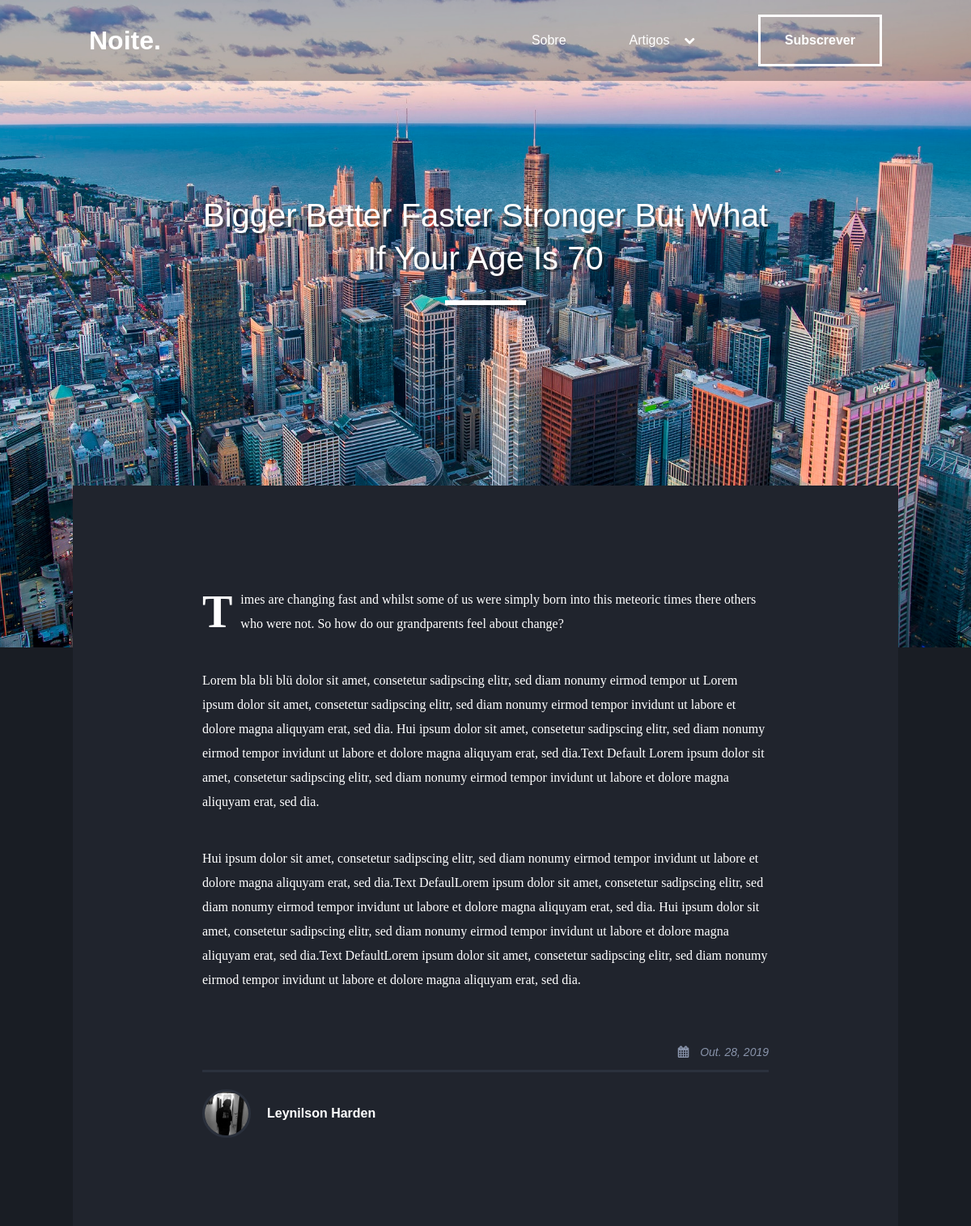
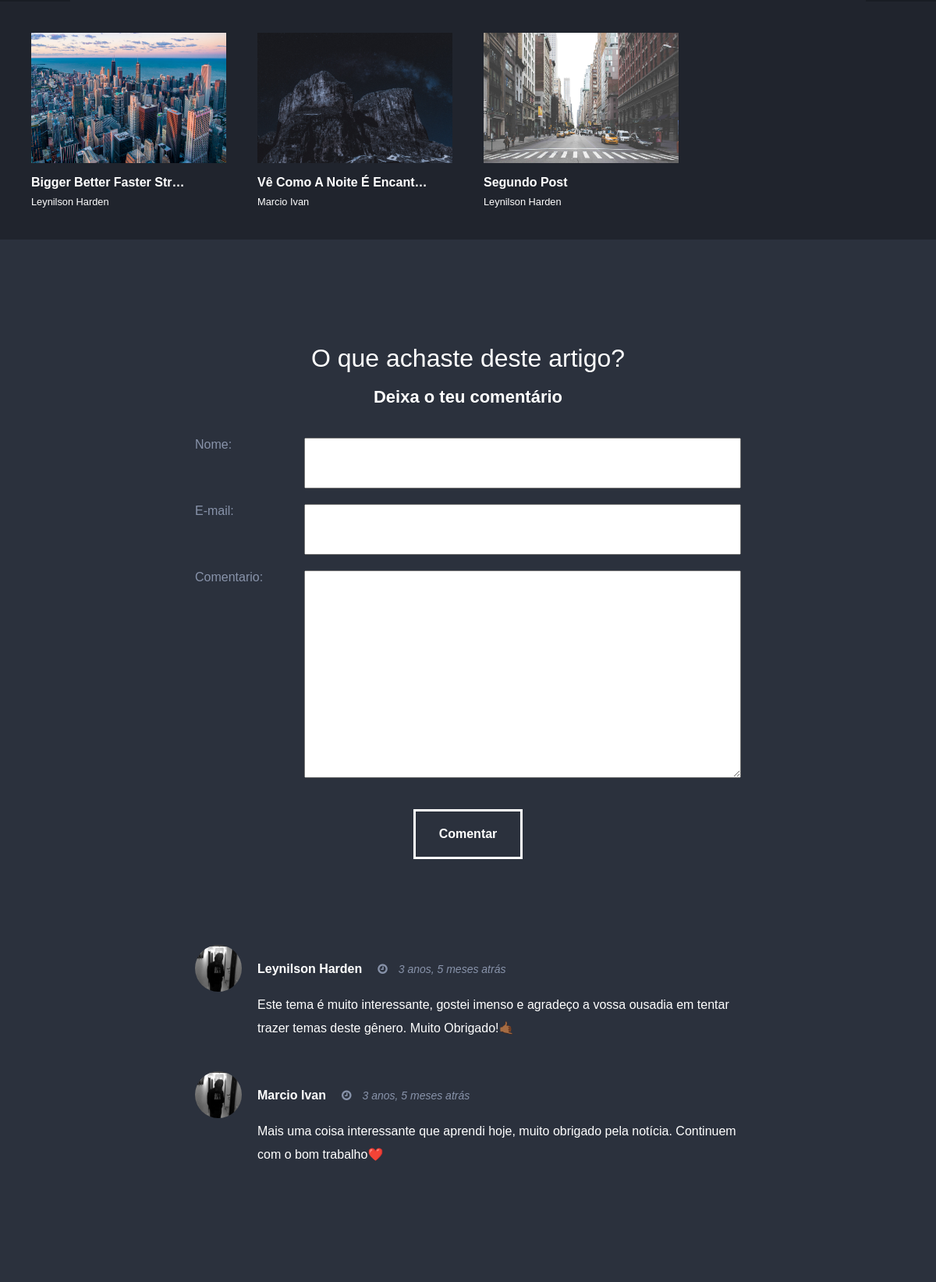
Page /bigger-better-faster-stronger-what-if-your-age-70/ (upper part) on the committed database (2 pictures, top to bottom).
### blog/models.py (models this page shows, shortened)
class Publicacao(models.Model):
    autor = models.ForeignKey(
        User,
        on_delete=models.CASCADE,
        related_name='publicacoes'
    )
    tag = models.ManyToManyField(
        'blog.Tag',
        related_name='publicacoes'
    )
    categoria = models.ForeignKey(Categoria, on_delete=models.CASCADE)
    imagem = models.ImageField(upload_to='images/')
    slug = models.SlugField(max_length=200, unique=True)
    titulo = models.CharField(max_length=200, unique=True)
    conteudo = models.TextField()
    condicao = models.IntegerField('Condição', choices=CONDICAO, default=0)
    criado_em = models.DateTimeField('Data de criação', auto_now_add=True)
    modificado_em = models.DateTimeField('Ultima alteração', auto_now=True)
    def get_tags(self):
        return list(self.tag.all())
    class Meta:
        ordering = ['-criado_em']

class Comentario(models.Model):
    publicacao = models.ForeignKey(
        "blog.publicacao",
        on_delete=models.CASCADE,
        related_name='comentarios'
    )
    nome = models.CharField(max_length=80)
    email = models.EmailField()
    conteudo = models.TextField()
    criado_em = models.DateTimeField(auto_now_add=True)
    activo = models.BooleanField(default=False)
    class Meta:
        ordering = ['criado_em']

### blog/views.py (the view)
# urls.py: path('<slug:slug>/', Ver_publicacao, name='ver-publicacao' ),
def Ver_publicacao(request, slug):
    template_name = 'blog/ver_publicacao.html'
    publicacao = get_object_or_404(Publicacao, slug=slug)
    publicacoes = Publicacao.objects.filter(
        condicao=1,
        categoria=publicacao.categoria
    ).order_by('-criado_em')[:5]
    categorias = Categoria.objects.all()
    comentarios = publicacao.comentarios.filter(activo=True)
    novo_comentario = None
    if request.method == 'POST':
        comentario_form = ComentarioForm(data=request.POST)
        form = SubscreverForm(request.POST)
        if form.is_valid():
            form.save()
        if comentario_form.is_valid():
            novo_comentario = comentario_form.save(commit=False)
            novo_comentario.publicacao = publicacao
            novo_comentario.save()
    else:
        comentario_form = ComentarioForm()
    return render(request, template_name, {
        'publicacoes': publicacoes,
        'categorias': categorias,
        'publicacao': publicacao,
        'comentarios': comentarios,
        'novo_comentario': novo_comentario,
        'comentario_form': comentario_form,
        'subscrever_form': SubscreverForm(),
    })

### blog/forms.py
class ComentarioForm(forms.ModelForm):
    class Meta:
        model = Comentario
        fields = ('nome', 'email', 'conteudo')
        labels = {
            'conteudo': _('Comentario'),
            'email': _('E-mail'),
        }

class SubscreverForm(forms.ModelForm):
    class Meta:
        model = ViwerEmail
        fields = ('email',)
        labels = {
            'email': _('E-mail'),
        }

### blog/templates/blog/ver_publicacao.html (shortened to what this page needs)
{% extends "base.html" %}
{% load static %}
{% block css_js %}
  {{ block.super }}
{% endblock css_js %}
{% block header %}
<header style="background-image:url('{% static publicacao.imagem.name %}');">
  {% include "navbar.html" %}
  <div id="big-title">
    <h1 class="activador">{{ publicacao.titulo|title }} <hr> </h1>
  </div>
</header>
{% endblock header %}
{% block content %}
<div class="linha">
  <div class="blog twelve coluna">
    <div class="texto">
      <div class="publicacao-conteudo">
        {{ publicacao.conteudo|safe }}
      </div>
      <div class="time" style="text-align:right;">
        <i class="fa fa-calendar"></i>
        <span> {{ publicacao.criado_em|date }} </span>
      </div>
      <hr>
      <div class="autor">
        <img src=" {% static 'img/leyni.png' %} " alt="leynilson">
        <h4> {{ publicacao.autor.get_full_name }} </h4>
      </div>
    </div>
  </div>
</div>
<div class="linha total">
  <div class="twelve colunas artigos-bottom">
    {% for publicacao in publicacoes  %}
    <div class=" colunas">
      <div class="artigo">
        <div class="artigo-header">
          <a href="{% url 'ver-publicacao' publicacao.slug  %}">
            <img src="{% static publicacao.imagem.name %}" alt="imagem da publicacao">
          </a>
          <div class="titulo">
            <h4>{{ publicacao.titulo|title|truncatechars:25 }}</h4>
            <small> {{ publicacao.autor.get_full_name }} </small>
          </div>
        </div>
      </div>
    </div>
    {% endfor %}
  </div>
</div>
<div class="comentario">
  <div class="linha">
    <div class="twelve coluna">
      <div class="texto">
        {% if novo_comentario %}
        <div class="text-center">
          <h2> O seu comentario será posto em avaliação </h2>
          <h2> {{  novo_comentario.activo }} </h2>
        </div>
        {% else %}
        <div class="text-center">
          <h2>O que achaste deste artigo?</h2>
          <h3>Deixa o teu comentário</h3>
        </div>
        <form method="post">
          <div class="comentario_form">
            {{ comentario_form }}
          </div>
          <input class="btn-bordado smt" type="submit" value="Comentar">
        </form>
        {% endif %}
        <div class="comentarios">
          {% for comentario in comentarios %}
          <div class="user">
            <img src=" {% static 'img/leyni.png' %} " alt="mia">
            <div class="comment">
              <div class="autor" id="id_autor">
                <h4> {{ comentario.nome }} </h4>
                <div class="time">
                  <i class="fa fa-clock-o"></i>
                  <span>{{ comentario.criado_em|timesince }} atrás</span>
                </div>
              </div>
              <p> {{ comentario.conteudo }} </p>
            </div>
          </div>
          {% empty %}
          <h2>Sem Comentários</h2>
          {% endfor %}
          </div>
        </div>
      </div>
    </div>
  </div>
  {% endblock content %}

### templates/static/base.css (style rules this page uses)
:root { --escuro: hsl(220, 17%, 12%); --escuro2: hsl(220, 17%, 15%); --cor-de-borda: hsl(220, 17%, 20%); --subscrever: hsl(220, 17%, 35%); --claro: hsl(220, 17%, 60%); }
*, *:before, *:after { box-sizing: border-box; -moz-box-sizing: border-box; -webkit-box-sizing: border-box; }
html { font-family: futura, helvetica, sans-serif; }
body { color: #fff; font-size: 16px; font-weight: normal; -webkit-text-size-adjust: 100%; -webkit-font-smoothing: antialiased; background-color: var(--escuro); }
h1 { font-size: 40px; line-height: 53px; font-weight: normal; margin-bottom: 16px; }
h2 { font-size: 32px; line-height: 30px; font-weight: normal; margin-bottom: 16px; }
h3 { font-size: 22px; font-weight: bold; margin-bottom: 16px; }
header { height: 100vh; margin: 0 auto; min-height: 500px; max-height: 800px; background-size: cover; background-position: center; background-repeat: no-repeat; background-image: url("img/noite2.jpeg"); }
header h1 { margin: 0 auto; font-size: 40px; max-width: 700px; line-height: 53px; text-align: center; font-weight: normal; }
header hr { height: 6px; width: 100px; border: none; margin-top: 25px; background-color: #fff; box-shadow: 3px 3px hsla(220, 17%, 12%, .5); }
#big-title { position: relative; top: 220px; }
.activador { padding: 20px 0px; text-shadow: 3px 3px hsla(220, 17%, 12%, .5); }
.btn-bordado { color: #fff; cursor: pointer; font-weight: bold; padding: 20px 30px; display: inline-block; border: 3px solid #fff; background-color: transparent; transition: background-color .2s ease-in-out, color .2s ease-in-out; }

### blog/static/blog/blog.css (style rules this page uses)
.blog { margin-top: -200px; background-color: var(--escuro2); }
.texto { margin: 0 auto; max-width: 700px; padding: 110px 0px; }
.publicacao-conteudo { font-family: 'hiragino mincho pron', palatino; font-size: 16px; }
p { line-height: 30px; margin-bottom: 40px; }
.blog .texto p:first-of-type:first-letter { margin: 0; float: left; color: inherit; font-size: 56px; line-height: 32px; font-weight: bold; padding: 14px 10px 0 0; }
.blog img { width: 100%; max-width: 700px; margin-bottom: 40px; border: 6px solid var(--cor-de-borda); }
.time { padding: 5px 0px; }
.time span { font-size: 14px; color: hsl(220, 17%, 60%); margin-left: 10px; font-style: italic; font-weight: normal; }
.time i { color: hsl(220, 17%, 60%); font-weight: bold; font-size: 14px; }
hr { height: 3px; border: none; margin-bottom: 20px; background-color: #2b313d; }
.autor { height: 62px; display: flex; align-items: center; }
.autor img { width: 60px; margin: 0px; height: 60px; border-width: 3px; border-radius: 50%; }
.autor h4 { font-weight: bold; margin-left: 20px; }
#id_autor h4 { margin: 0px 20px 0px 0px; }
.comentario { background-color: #2b313d }
.text-center { text-align: center; }
.text-center h3 { margin-bottom: 40px; }
.comentario form { width: 100%; margin-bottom: 110px; }
.subscrever-form, .comentario_form { display: grid; grid-template-columns: 120px 1fr; grid-gap: 20px; margin-bottom: 40px; }
form label { color: hsl(220, 17%, 60%); text-align: start; }
#id_nome, #id_email { height: 65px; padding: 0px 40px; }
#id_conteudo { padding: 40px; min-height: 100px; }
.smt { margin: 0 auto; display: block; }
.user { display: grid; grid-column-gap: 20px; grid-template-columns: 60px 1fr; }
.user img { width: 60px; height: 60px; border-radius: 50%; }
.user .comment { grid-column-start: 2; }
.user h3, .user p { margin-top: 0; }
.artigo { margin-bottom: 40px; }
.artigo img { width: 100%; height: auto; }
.artigo h4 { margin: 20px 0px; line-height: 30px; }
.total { width: 100%; margin: 0 auto; max-width: initial; }
.artigos-bottom { display: flex; padding-top: 40px; overflow-x: scroll; background-color: var(--escuro2); }
.artigos-bottom .artigo { max-width: 250px; min-width: 250px; }
.artigos-bottom .artigo-header { position: relative; }
.artigos-bottom h4 { margin: 5px 0px 0px; }
.artigos-bottom img { height: 167px; }

### templates/static/grid.css (style rules this page uses)
.linha { width: 96%; max-width: 1020px; margin: 0 auto; }
.linha:before, .linha:after { content: " "; display: table; }
.linha:after { clear: both; }
.coluna, .colunas { position: relative; padding: 0 20px; min-height: 1px; float: left; }
[class*="coluna"]+[class*="coluna"]:last-child { float: right; }
.linha .twelve { width: 100%; }

### rows in the picture
Publicacao: imagem (picture), titulo "Bigger Better Faster Stronger But What If Your Age Is 70", conteudo "Times are changing fast and whilst some of us were simply born into this meteoric times there others who were not. So how do our grandparents feel about change? Lorem bla bli blü dolor sit amet, consetetur sadipscing elitr, sed diam nonumy eirmod tempor ut Lorem ipsum dolor sit amet, consetetur sadipscing elitr, sed diam nonumy eirmod tempor invidunt ut labore et dolore magna aliquyam erat, sed dia. Hui ipsum dolor sit amet, consetetur sadipscing elitr, sed diam nonumy eirmod tempor invidunt ut labore et dolore magna aliquyam erat, sed dia.Text Default Lorem ipsum dolor sit amet, consetetur sadipscing elitr, sed diam nonumy eirmod tempor invidunt ut labore et dolore magna aliquyam erat, sed…", criado_em "Out. 28, 2019", autor.get_full_name "Leynilson Harden", titulo "Bigger Better Faster Str…"
Publicacao: imagem (picture), titulo "Vê Como A Noite É Encant…", autor.get_full_name "Marcio Ivan"
Publicacao: imagem (picture), titulo "Segundo Post", autor.get_full_name "Leynilson Harden"
Comentario: nome "Leynilson Harden", criado_em "3 anos, 5 meses", conteudo "Este tema é muito interessante, gostei imenso e agradeço a vossa ousadia em tentar trazer temas deste gênero. Muito Obrigado!🤙🏾"
Comentario: nome "Marcio Ivan", criado_em "3 anos, 5 meses", conteudo "Mais uma coisa interessante que aprendi hoje, muito obrigado pela notícia. Continuem com o bom trabalho❤️"
